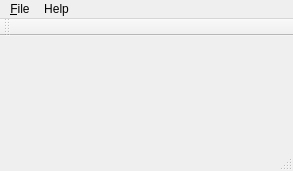
<?xml version="1.0" encoding="UTF-8"?>
<ui version="4.0">
 <class>MainWindow</class>
 <widget class="QMainWindow" name="MainWindow">
  <property name="geometry">
   <rect>
    <x>0</x>
    <y>0</y>
    <width>293</width>
    <height>171</height>
   </rect>
  </property>
  <property name="windowTitle">
   <string>Gemini Calculator</string>
  </property>
  <widget class="QWidget" name="centralWidget">
   <layout class="QGridLayout" name="gridLayout"/>
  </widget>
  <widget class="QMenuBar" name="menuBar">
   <property name="geometry">
    <rect>
     <x>0</x>
     <y>0</y>
     <width>293</width>
     <height>21</height>
    </rect>
   </property>
   <widget class="QMenu" name="menuFile">
    <property name="title">
     <string>&amp;File</string>
    </property>
    <addaction name="actionNew"/>
    <addaction name="actionOpen"/>
    <addaction name="actionSave"/>
    <addaction name="separator"/>
    <addaction name="actionExit"/>
   </widget>
   <widget class="QMenu" name="menuHelp">
    <property name="title">
     <string>Help</string>
    </property>
    <addaction name="actionAbout"/>
   </widget>
   <addaction name="menuFile"/>
   <addaction name="menuHelp"/>
  </widget>
  <widget class="QStatusBar" name="statusBar"/>
  <widget class="QToolBar" name="toolBar">
   <property name="windowTitle">
    <string>toolBar</string>
   </property>
   <attribute name="toolBarArea">
    <enum>TopToolBarArea</enum>
   </attribute>
   <attribute name="toolBarBreak">
    <bool>false</bool>
   </attribute>
  </widget>
  <action name="actionExit">
   <property name="text">
    <string>E&amp;xit</string>
   </property>
  </action>
  <action name="actionNew">
   <property name="text">
    <string>New</string>
   </property>
  </action>
  <action name="actionOpen">
   <property name="text">
    <string>Open</string>
   </property>
  </action>
  <action name="actionSave">
   <property name="text">
    <string>Save</string>
   </property>
  </action>
  <action name="actionAbout">
   <property name="text">
    <string>About</string>
   </property>
  </action>
 </widget>
 <layoutdefault spacing="6" margin="11"/>
 <resources>
  <include location="../resFiles/resources.qrc"/>
 </resources>
 <connections/>
</ui>
